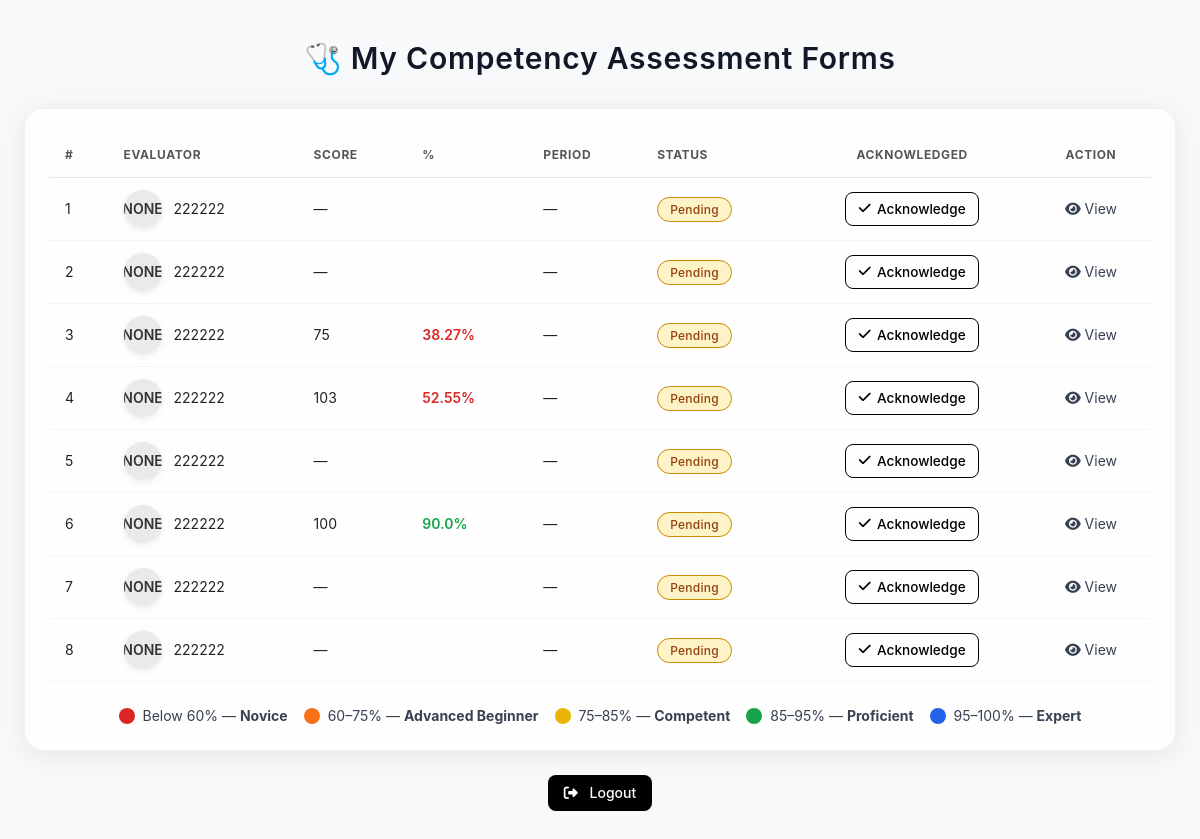
Screenshot of /nursing/my-forms/ (signed in) with the database file from the repository.
### nursing_department/models.py (models this page shows)
class Form1_assement(BaseModel):
    staff_profile = models.ForeignKey(
        StaffProfile,
        on_delete=models.SET_NULL,
        null=True,
        blank=True,
        related_name="assessments"
)
    evaluation_period = models.ForeignKey(
        Evalution_period,
        on_delete=models.CASCADE,
        blank=False,
        null=False,
        related_name="assessments"
    )
    evaluator_name = models.ForeignKey('users.Employee',on_delete=models.SET_NULL,blank=True,null=True)
    total_score = models.IntegerField(null=True,blank=True)
    percentage = models.FloatField(null=True,blank=True,validators=[MinValueValidator(0), MaxValueValidator(100)])
    data = JSONField(default=dict)
    evaluation_date = models.DateField(auto_now_add=True)
    approved_evalutor_id = models.CharField(max_length=6,blank=True,null=True)
    is_approved = models.BooleanField(default=False)
    form_name = models.ForeignKey(Name_of_Form,on_delete=models.SET_NULL, null=True,blank=True)
    staff_acknowdged = models.BooleanField(default=False)
    evaluation_year = models.IntegerField(default=datetime.now().year)
    class Meta:
        unique_together = ('staff_profile', 'evaluation_period')
        ordering = ['-evaluation_date']

### users/models.py (models this page shows)
class BaseModel(models.Model):
    created = models.DateTimeField(auto_now_add=True)
    updated = models.DateTimeField(auto_now=True)
    soft_delete = models.BooleanField(default=False)
    class Meta:
        abstract = True

class Employee(AbstractBaseUser, PermissionsMixin, BaseModel):
    username = models.CharField(max_length=100,blank=True,null=True)
    iqraa_id = models.CharField(unique=True, null=False, blank=False)
    password = models.CharField(max_length=128)
    is_incharge = models.BooleanField(default=False,
                                      help_text="Incharge Designation")
    is_staff = models.BooleanField(
        default=False,
        help_text="Designates whether the user can log into this admin site."
    )
    is_superuser = models.BooleanField(
        default=False,
        help_text="Designates that this user has all permissions without explicitly assigning them."
    )
    is_active = models.BooleanField(
        default=True,
        help_text="Designates whether this user should be treated as active."
    )
    department = models.ForeignKey(Department, on_delete=models.SET_NULL, null=True, blank=True,related_name='employees')
    location = models.ForeignKey(Location,on_delete=models.SET_NULL,blank=True,null=True)
    is_superint = models.BooleanField(default=False,help_text="nursing_superient")
    is_staff_nurse = models.BooleanField(default=False,help_text="for normal nursing staff")
    USERNAME_FIELD = 'iqraa_id'
    REQUIRED_FIELDS = []
    objects = EmployeeManager()
    def __str__(self):
        return str(self.iqraa_id)

### nursing_department/views.py (the view)
# urls.py: path('my-forms/', StaffFormsView.as_view(), name='my_forms'),
class StaffFormsView(LoginRequiredMixin, ListView):
    model = Form1_assement
    template_name = 'nursing_admin/my_forms.html'
    context_object_name = 'staff_forms'
    def get_queryset(self):
        user = self.request.user  # logged-in Employee
        if user.is_staff_nurse:
            staff_profiles = StaffProfile.objects.filter(employee=user)
            return Form1_assement.objects.filter(staff_profile__in=staff_profiles)
        return Form1_assement.objects.all()

### nursing_department/templates/nursing_admin/my_forms.html (shortened to what this page needs)
{% load static %}
<!DOCTYPE html>
<html lang="en">
<head>
  <script src="https://cdn.tailwindcss.com"></script>
  <link href="https://cdnjs.cloudflare.com/ajax/libs/font-awesome/6.4.0/css/all.min.css" rel="stylesheet">
</head>
<body class="flex flex-col items-center justify-start px-6 py-10">
  <h1 class="text-3xl font-semibold mb-8 text-center tracking-wide text-gray-900">
    🩺 My Competency Assessment Forms
  </h1>
  <div class="w-full max-w-6xl glass p-6">
    {% if staff_forms %}
    <div class="overflow-x-auto">
      <table class="min-w-full text-sm">
        <thead>
          <tr class="border-b border-gray-200">
            <th class="px-4 py-3 text-left table-header">#</th>
            <th class="px-4 py-3 text-left table-header">Evaluator</th>
            <th class="px-4 py-3 text-left table-header">Score</th>
            <th class="px-4 py-3 text-left table-header">%</th>
            <th class="px-4 py-3 text-left table-header">Period</th>
            <th class="px-4 py-3 text-left table-header">Status</th>
            <th class="px-4 py-3 text-center table-header">Acknowledged</th>
            <th class="px-4 py-3 text-center table-header">Action</th>
          </tr>
        </thead>
        <tbody>
          {% for form in staff_forms %}
          <tr class="border-b border-gray-100 hover:shadow-md transition-all">
            <td class="px-4 py-3">{{ forloop.counter }}</td>
            <td class="px-4 py-3 flex items-center gap-3">
              <div class="avatar">
                {% if form.evaluator_name.profile_image %}
                  <img src="{{ form.evaluator_name.profile_image.url }}" alt="Avatar">
                {% else %}
                  {{ form.evaluator_name.username|slice:":1"|upper }}
                {% endif %}
              </div>
              <span>{{ form.evaluator_name|default:"—" }}</span>
            </td>
            <td class="px-4 py-3">{{ form.total_score|default:"—" }}</td>
            <td class="px-4 py-3">
{% if form.percentage %}
    {% if form.percentage < 60 %}
        <span class="text-red-600 font-semibold">{{ form.percentage }}%</span>
    {% elif form.percentage < 75 %}
        <span class="text-orange-500 font-semibold">{{ form.percentage }}%</span>
    {% elif form.percentage < 85 %}
        <span class="text-yellow-500 font-semibold">{{ form.percentage }}%</span>
    {% elif form.percentage < 95 %}
        <span class="text-green-600 font-semibold">{{ form.percentage }}%</span>
    {% else %}
        <span class="text-blue-600 font-semibold">{{ form.percentage }}%</span>
    {% endif %}
{% endif %}
              </td>
            <td class="px-4 py-3">{{ form.evaluation_period|default:"—" }}</td>
            <td class="px-4 py-3">
              {% if form.is_completed %}
                <span class="badge badge-complete">Completed</span>
              {% else %}
                <span class="badge badge-pending">Pending</span>
              {% endif %}
            </td>
<td class="px-4 py-3 text-center">
  {% if form.staff_acknowdged %}
    <i class="fas fa-check-circle text-xl glow-check"></i>
  {% else %}
    <form method="post" action="{% url 'nursing_department:staff_approve_assessment' form.id %}">
      <button type="submit" class="btn btn-ack">
        <i class="fas fa-check"></i> Acknowledge
      </button>
    </form>
  {% endif %}
</td>
        <td class="px-4 py-3 text-center">
          <a href="{% url 'nursing_department:form1_view' pk=form.id %}" class="text-gray-700 hover:text-black">
            <i class="fas fa-eye"></i> View
          </a>
        </td>
          </tr>
          {% endfor %}
        </tbody>
      </table>
    </div>
    {% else %}
    <div class="text-center py-12 text-gray-500">
      <i class="fas fa-folder-open text-4xl mb-3"></i>
      <p>No forms available for your account.</p>
    </div>
    {% endif %}
<div class="mt-6 flex flex-wrap items-center justify-center gap-4 text-sm text-gray-700">
  <div class="flex items-center gap-2">
    <span class="inline-block w-4 h-4 rounded-full bg-red-600"></span>
    <span>Below 60% — <b>Novice</b></span>
  </div>
  <div class="flex items-center gap-2">
    <span class="inline-block w-4 h-4 rounded-full bg-orange-500"></span>
    <span>60–75% — <b>Advanced Beginner</b></span>
  </div>
  <div class="flex items-center gap-2">
    <span class="inline-block w-4 h-4 rounded-full bg-yellow-500"></span>
    <span>75–85% — <b>Competent</b></span>
  </div>
  <div class="flex items-center gap-2">
    <span class="inline-block w-4 h-4 rounded-full bg-green-600"></span>
    <span>85–95% — <b>Proficient</b></span>
  </div>
  <div class="flex items-center gap-2">
    <span class="inline-block w-4 h-4 rounded-full bg-blue-600"></span>
    <span>95–100% — <b>Expert</b></span>
  </div>
</div>
  </div>
  <div class="flex justify-end mb-6">
  <a href="{% url 'users:logout' %}"
     class="bg-black text-white px-4 mt-6 py-2 rounded-lg text-sm font-medium hover:bg-gray-800 transition">
     <i class="fas fa-sign-out-alt mr-2"></i> Logout
  </a>
</div>
</body>
</html>

### nursing_department/templates/nursing_admin/my_forms.html (style rules this page uses)
body { font-family: 'Inter', sans-serif; background-color: #f8f9fa; color: #222; min-height: 100vh; overflow-x: hidden; }
.glass { background: rgba(255, 255, 255, 0.8); border: 1px solid rgba(0, 0, 0, 0.05); border-radius: 1.25rem; box-shadow: 0 4px 30px rgba(0, 0, 0, 0.08); backdrop-filter: blur(8px); transition: all 0.3s ease; }
.table-header { text-transform: uppercase; letter-spacing: 0.05em; font-size: 0.75rem; color: #555; }
.avatar { width: 38px; height: 38px; border-radius: 50%; overflow: hidden; display: flex; align-items: center; justify-content: center; font-weight: 600; color: #333; background: #eaeaea; box-shadow: 0 2px 6px rgba(0, 0, 0, 0.08); }
.btn { display: inline-flex; align-items: center; gap: 0.4rem; font-size: 0.85rem; font-weight: 500; border-radius: 8px; padding: 0.4rem 0.8rem; transition: all 0.2s ease; }
.btn-ack { background: transparent; border: 1px solid #000; color: #000; }
.badge { padding: 0.25rem 0.75rem; border-radius: 9999px; font-size: 0.75rem; font-weight: 500; letter-spacing: 0.02em; border: 1px solid #000; }
.badge-pending { background: #fef3c7; border-color: #ca8a04; color: #92400e; }

### rows the page displays
Form1_assement: evaluator_name.username "NONE", evaluator_name "222222", total_score "—", evaluation_period "—", staff_acknowdged False (drawn)
Form1_assement: evaluator_name.username "NONE", evaluator_name "222222", total_score "—", evaluation_period "—", staff_acknowdged False (drawn)
Form1_assement: evaluator_name.username "NONE", evaluator_name "222222", total_score "75", percentage "38.27", evaluation_period "—", staff_acknowdged False (drawn)
Form1_assement: evaluator_name.username "NONE", evaluator_name "222222", total_score "103", percentage "52.55", evaluation_period "—", staff_acknowdged False (drawn)
Form1_assement: evaluator_name.username "NONE", evaluator_name "222222", total_score "—", evaluation_period "—", staff_acknowdged False (drawn)
Form1_assement: evaluator_name.username "NONE", evaluator_name "222222", total_score "100", percentage "90.0", evaluation_period "—", staff_acknowdged False (drawn)
Form1_assement: evaluator_name.username "NONE", evaluator_name "222222", total_score "—", evaluation_period "—", staff_acknowdged False (drawn)
Form1_assement: evaluator_name.username "NONE", evaluator_name "222222", total_score "—", evaluation_period "—", staff_acknowdged False (drawn)
